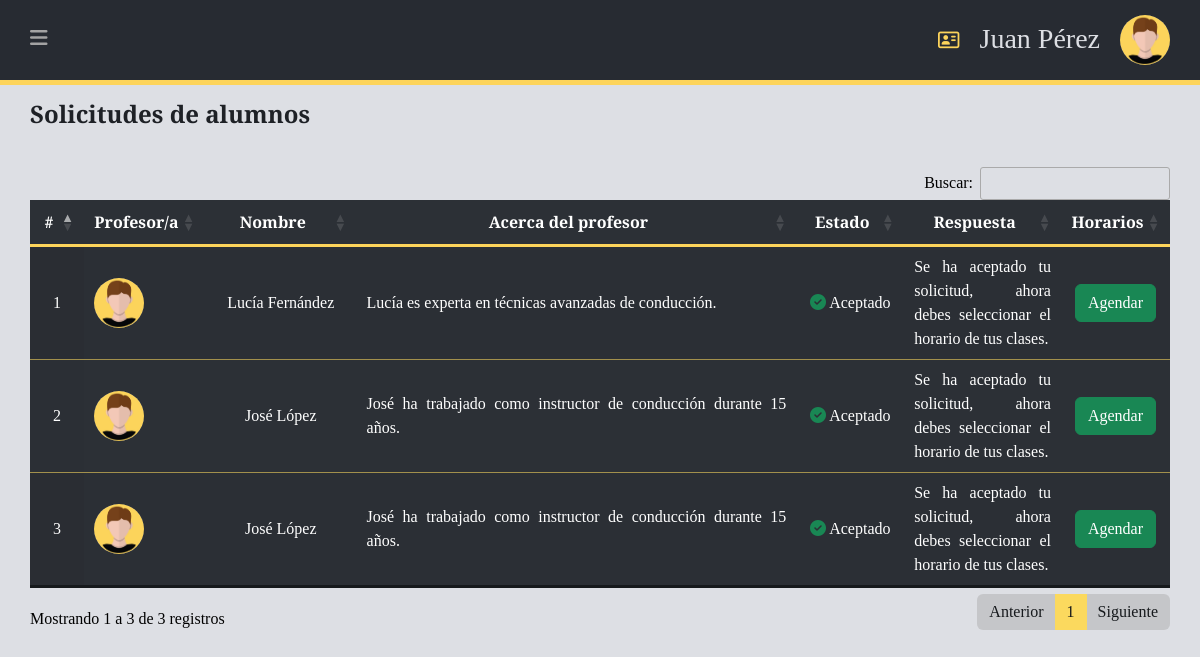
The page /php/Menu-Alumno/Solicitudes-Profesores.php (signed in) on the database its author committed.
### tables this page shows
CREATE TABLE solicitud_alumno(
    id_solicitud INT AUTO_INCREMENT,
    fk_alumno_id INT,
    fk_profesor_id INT,
    estado_solicitud VARCHAR(20),  
    respuesta VARCHAR(500),
    estado_clase VARCHAR(20) DEFAULT 'Teórico',  
    tipo_clase VARCHAR(20), 

    PRIMARY KEY (id_solicitud),
    FOREIGN KEY (fk_alumno_id) REFERENCES alumno(id_alum),
    FOREIGN KEY (fk_profesor_id) REFERENCES profesor(id_prof)
);

CREATE TABLE usuario(
    id_user INT AUTO_INCREMENT,
    nombre VARCHAR(300),
    telefono INT,  
    fecha_nacimiento DATE,
    correo VARCHAR(50) UNIQUE,
    ubicacion VARCHAR(70),
    password_user VARCHAR(260),
    permisos INT,  
    estado BIT,
    imagen VARCHAR(400) DEFAULT 'fotoPerfil.jpg',

    PRIMARY KEY (id_user)
);

CREATE TABLE profesor(
    id_prof INT AUTO_INCREMENT,
    experiencia int(11) DEFAULT 0,
    clases_ejercidas INT,
    licencia VARCHAR(255),  
    cedula VARCHAR(255),   
    hojaDeVida VARCHAR(255),  
    capacitacion VARCHAR(255),  
    semep VARCHAR(255),  
    descripcion_prof TEXT,  
    descripcion_clase TEXT,  
    aprobado INT,
    fk_usuario_id INT,

    PRIMARY KEY (id_prof),
    FOREIGN KEY (fk_usuario_id) REFERENCES USUARIO(id_user)
);

### php/Menu-Alumno/Solicitudes-Profesores.php (the view, shortened to what this page needs)
<?php
require '../../Logica/conexion.php';
?>
<!DOCTYPE html>
<html lang="es">
<head>
    <link rel="stylesheet" href=" https://cdn.jsdelivr.net/npm/bootstrap@5.3.2/dist/css/bootstrap.min.css">
    <link rel="stylesheet" href="https://cdn.jsdelivr.net/npm/bootstrap-icons@1.11.3/font/bootstrap-icons.min.css">
    <link rel="stylesheet" href="../../Css/Solicitudes-Profesores.css">
    <link href="https://cdn.datatables.net/1.13.6/css/dataTables.bootstrap5.min.css" rel="stylesheet">
    <link href="https://cdn.datatables.net/buttons/2.4.2/css/buttons.bootstrap5.min.css" rel="stylesheet">
</head>
<body>
    <section id="interface">
        <div class="navigation">
            <div class="n1">
                <div>
                    <i id="menu-btn" class="fa-solid fa-bars"></i>
                </div>
            </div>
            <div class="profile">
                <i class="fa-solid fa-address-card"></i>
                <h3><?php echo $_SESSION['nombre']; ?></h3>
                <img src="../../Logica/uploads/<?php echo $_SESSION['imagen']; ?>" alt="">
            </div>
        </div>
        <h3 class="i-name">
            Solicitudes de alumnos
        </h3>
        <div class="values">
            <table id="example" class="display table-hover bg-dark" style="width:100%; color: #ffff">
                <thead>
                    <tr>
                        <th class="text-center">#</th>
                        <th class="text-center">Profesor/a</th>
                        <th class="text-center">Nombre</th>
                        <th class="text-center">Acerca del profesor</th>
                        <th class="text-center">Estado</th>
                        <th class="text-center">Respuesta</th>
                        <th class="text-center">Horarios</th>
                    </tr>
                </thead>
                <tbody>
                    <?php
                    $id_alumno = $_SESSION['id_alum'];
                    $sql = "SELECT
                    solicitud_alumno.id_solicitud,
                    solicitud_alumno.estado_solicitud AS estado_solicitud,
                    solicitud_alumno.estado_clase AS estado_clase,
                    solicitud_alumno.respuesta,
                    profesor.id_prof AS id_profesor,
                    usuario_profesor.nombre AS nombre_profesor,
                    usuario_profesor.imagen AS imagen_profesor,
                    profesor.descripcion_prof AS descripcion_profesor,
                    pagos.estado_pago AS estado_pago
                    FROM solicitud_alumno
                    JOIN pagos ON pagos.solicitud_alumno_fk_id = solicitud_alumno.id_solicitud
                    JOIN profesor ON solicitud_alumno.fk_profesor_id = profesor.id_prof
                    JOIN alumno ON solicitud_alumno.fk_alumno_id = alumno.id_alum
                    JOIN usuario AS usuario_profesor ON profesor.fk_usuario_id = usuario_profesor.id_user
                    WHERE solicitud_alumno.fk_alumno_id = $id_alumno AND solicitud_alumno.tipo_clase = 'Clase Normal'
                    GROUP BY id_solicitud;";
                    $result = mysqli_query($conn, $sql);
                    $contador = 1;
                    while ($usuario = mysqli_fetch_array($result)) {
                    ?>
                        <tr>
                            <td class="text-center"><?php echo $contador ?></td>
                            <td>
                                <img style="width: 50px;height: 50px;border-radius: 50%;" src="../../Logica/uploads/<?php echo $usuario['imagen_profesor'] ?>" alt="">
                            </td>
                            <td class="text-center"><?php echo $usuario['nombre_profesor'] ?></td>
                            <td style="text-align: justify;"><?php echo $usuario['descripcion_profesor'] ?></td>
                            <td class="text-center">
                                <?php
                                $estado = $usuario['estado_solicitud'];
                                $estado_clase = $usuario['estado_clase'];
                                $estado_pago = $usuario['estado_pago'];
                                if ($estado_clase == 'Finalizado' || $estado_clase == 'Calificado') {
                                    echo '<i class="fa-solid fa-graduation-cap text-success" ></i> Graduado';
                                } else {
                                    if ($estado_pago == 'Pendiente' && $estado == 'Aceptado') {
                                        echo '<i class="fa-solid fa-circle-exclamation text-warning"></i> Pago Pendiente';
                                    } else {
                                        if ($estado == 'Pendiente') {
                                            echo '<i class="fa-solid fa-circle-exclamation text-warning"></i> Pendiente';
                                        } elseif ($estado == 'Rechazado') {
                                            echo '<i class="fa-solid fa-xmark text-danger"></i> Rechazado';
                                        } elseif ($estado == 'Aceptado') {
                                            echo '<i class="fas fa-check-circle text-success"></i> Aceptado';
                                        } else {
                                            echo $estado;
                                        }
                                    }
                                }
                                ?>
                            </td>
                            <td style="text-align: justify;"><?php echo $usuario['respuesta'] ?></td>
                            <td class="text-center">
                                <?php
                                $estadoClase = $usuario['estado_clase'];
                                $estado = $usuario['estado_solicitud'];
                                $estado_pago = $usuario['estado_pago'];
                                $id_solicitud = $usuario['id_solicitud'];
                                $id_prof = $usuario['id_profesor'];
                                if ($estado == 'Aceptado') {
                                    if ($estado_pago == 'Pendiente') {
                                        echo '
                                        <a href="php/redireccionar_pago.php?solicitud=' . $id_solicitud . '" class="btn btn-warning btn-agendar" >
                                        Pagar
                                        </a>';
                                    } else {
                                        if ($estadoClase == 'Finalizado') {
                                            echo '<button class="btn btn-warning" style="background-color: #efc015; border: none;" name="calificar" data-bs-toggle="modal" data-bs-target="#addcalificate' . $id_solicitud . '">Calificar</button>';
                                        } else if ($estadoClase == 'Calificado') {
                                            echo '<button class="btn btn-success" border: none;"><i class="fa-solid fa-graduation-cap" ></i> </button>';
                                        } else {
                                            echo '<button class="btn btn-success btn-agendar" data-id="' . $id_prof . '" data-id-solicitud="' . $id_solicitud . '" data-estado-clase="' . $estadoClase . '">Agendar</button>';
                                        }
                                    }
                                } else {
                                    echo '<button class="btn btn-success btn-agendar" disabled>Agendar</button>';
                                }
                                ?>
                            </td>
                        </tr>
                    <?php
                        $contador++;
                    } ?>
                </tbody>
            </table>
        </div>
    </section>
</body>
</html>

### rows shown on the page
solicitud_alumno: usuario.imagen (picture), usuario.nombre "Lucía Fernández", fk_profesor.descripcion_prof "Lucía es experta en técnicas avanzadas de conducción.", estado_solicitud "Aceptado" (drawn), estado_clase "Aceptado", respuesta "Se ha aceptado tu solicitud, ahora debes seleccionar el horario de tus clases."
solicitud_alumno: usuario.imagen (picture), usuario.nombre "José López", fk_profesor.descripcion_prof "José ha trabajado como instructor de conducción durante 15 años.", estado_solicitud "Aceptado" (drawn), estado_clase "Aceptado", respuesta "Se ha aceptado tu solicitud, ahora debes seleccionar el horario de tus clases."
solicitud_alumno: usuario.imagen (picture), usuario.nombre "José López", fk_profesor.descripcion_prof "José ha trabajado como instructor de conducción durante 15 años.", estado_solicitud "Aceptado" (drawn), estado_clase "Aceptado", respuesta "Se ha aceptado tu solicitud, ahora debes seleccionar el horario de tus clases."

### other values the page prints
$_SESSION['nombre'] "Juan Pérez"
